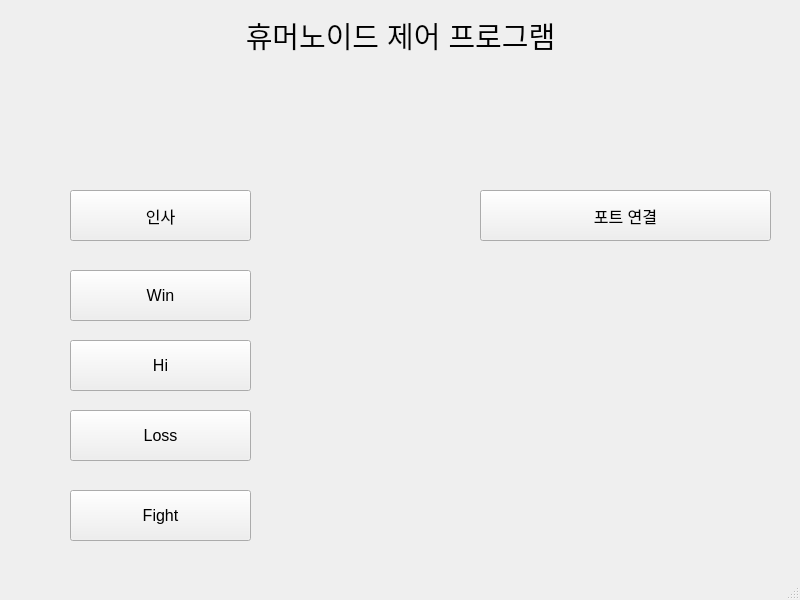
<?xml version="1.0" encoding="UTF-8"?>
<ui version="4.0">
 <class>MainWindow</class>
 <widget class="QMainWindow" name="MainWindow">
  <property name="geometry">
   <rect>
    <x>0</x>
    <y>0</y>
    <width>800</width>
    <height>600</height>
   </rect>
  </property>
  <property name="windowTitle">
   <string>MainWindow</string>
  </property>
  <widget class="QWidget" name="centralwidget">
   <widget class="QPushButton" name="pushButton">
    <property name="geometry">
     <rect>
      <x>70</x>
      <y>190</y>
      <width>181</width>
      <height>51</height>
     </rect>
    </property>
    <property name="font">
     <font>
      <pointsize>12</pointsize>
     </font>
    </property>
    <property name="text">
     <string>인사</string>
    </property>
   </widget>
   <widget class="QPushButton" name="pushButton_2">
    <property name="geometry">
     <rect>
      <x>70</x>
      <y>270</y>
      <width>181</width>
      <height>51</height>
     </rect>
    </property>
    <property name="font">
     <font>
      <pointsize>12</pointsize>
     </font>
    </property>
    <property name="text">
     <string>Win</string>
    </property>
   </widget>
   <widget class="QPushButton" name="pushButton_3">
    <property name="geometry">
     <rect>
      <x>70</x>
      <y>340</y>
      <width>181</width>
      <height>51</height>
     </rect>
    </property>
    <property name="font">
     <font>
      <pointsize>12</pointsize>
     </font>
    </property>
    <property name="text">
     <string>Hi</string>
    </property>
   </widget>
   <widget class="QPushButton" name="pushButton_4">
    <property name="geometry">
     <rect>
      <x>70</x>
      <y>410</y>
      <width>181</width>
      <height>51</height>
     </rect>
    </property>
    <property name="font">
     <font>
      <pointsize>12</pointsize>
     </font>
    </property>
    <property name="text">
     <string>Loss</string>
    </property>
   </widget>
   <widget class="QPushButton" name="pushButton_5">
    <property name="geometry">
     <rect>
      <x>70</x>
      <y>490</y>
      <width>181</width>
      <height>51</height>
     </rect>
    </property>
    <property name="font">
     <font>
      <pointsize>12</pointsize>
     </font>
    </property>
    <property name="text">
     <string>Fight</string>
    </property>
   </widget>
   <widget class="QPushButton" name="pushButton_6">
    <property name="geometry">
     <rect>
      <x>480</x>
      <y>190</y>
      <width>291</width>
      <height>51</height>
     </rect>
    </property>
    <property name="font">
     <font>
      <pointsize>12</pointsize>
     </font>
    </property>
    <property name="text">
     <string>포트 연결</string>
    </property>
   </widget>
   <widget class="QLabel" name="label_2">
    <property name="geometry">
     <rect>
      <x>10</x>
      <y>20</y>
      <width>781</width>
      <height>31</height>
     </rect>
    </property>
    <property name="font">
     <font>
      <pointsize>22</pointsize>
     </font>
    </property>
    <property name="text">
     <string>휴머노이드 제어 프로그램</string>
    </property>
    <property name="alignment">
     <set>Qt::AlignCenter</set>
    </property>
   </widget>
   <widget class="QLabel" name="label">
    <property name="geometry">
     <rect>
      <x>480</x>
      <y>280</y>
      <width>291</width>
      <height>251</height>
     </rect>
    </property>
    <property name="styleSheet">
     <string notr="true">image: url(:/newPrefix/picture/Humanoid_Picture.jpg);</string>
    </property>
    <property name="text">
     <string/>
    </property>
   </widget>
  </widget>
  <widget class="QMenuBar" name="menubar">
   <property name="geometry">
    <rect>
     <x>0</x>
     <y>0</y>
     <width>800</width>
     <height>21</height>
    </rect>
   </property>
  </widget>
  <widget class="QStatusBar" name="statusbar"/>
 </widget>
 <resources>
  <include location="robot_picture.qrc"/>
 </resources>
 <connections/>
</ui>
